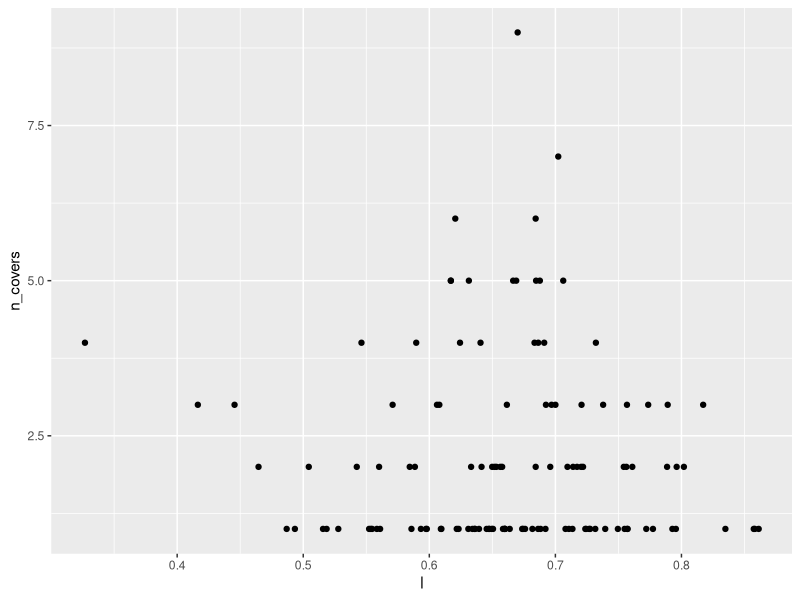
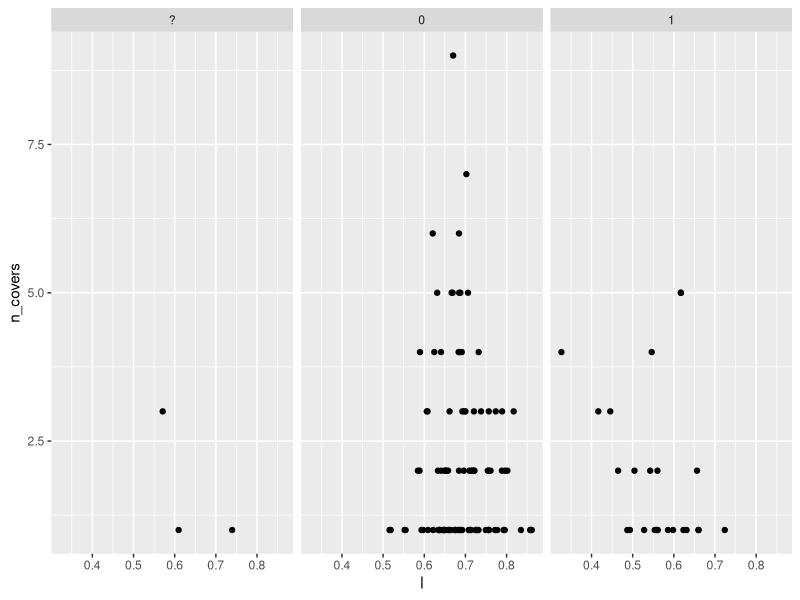

Reproduce these figures in R, in order. (Note: this script raises an error after producing the figures.)
## ---- chunk 1
knitr::opts_chunk$set(echo = TRUE)
## ---- chunk 2
library(here)
library(tidyverse)
library(lubridate)
## ---- chunk 3
faces <- read.csv("../src/assets/data/faces.csv", header = TRUE, stringsAsFactors = FALSE)
models <- read.csv("../src/assets/data/models.csv", header = TRUE, stringsAsFactors = FALSE)
## ---- chunk 4
ggplot(models, aes(x = l, y = n_covers)) + geom_point()
## ---- chunk 5
ggplot(models, aes(x = l, y = n_covers)) + geom_point() + facet_wrap(~woc)
## ---- chunk 6
models %>% 
  group_by(woc) %>% 
  summarise(mean = mean(n_covers))
## ---- chunk 7
models %>% 
  group_by(woc) %>% 
  mutate(total = n()) %>% 
  mutate(mult = ifelse(n_covers > 1, "y", "n")) %>% 
  group_by(woc, mult) %>% 
  summarise(per = n() )
## ---- chunk 8
models %>% 
  filter(n_covers > 1) %>% 
  group_by(woc) %>% 
  summarise(mean = mean(n_covers))
## ---- chunk 9
faces %>% 
  mutate(date = mdy(date)) %>% 
  group_by(model) %>% 
  arrange(date) %>% 
  mutate(count = n()) 
## ---- chunk 10
coverfiles <- faces %>% 
  mutate(faceFile = file_name) %>% 
  separate(file_name, c("string", "ext"), "\\.") %>% 
  mutate(newString = stringr::str_sub(string, end = -3)) %>% 
  mutate(coverFile = paste0(newString, ".", ext)) %>% 
  select(-c("string", "ext", "newString")) %>% 
  rename(file_name = faceFile)

write.csv(coverfiles, "../src/assets/data/faces.csv", row.names = FALSE)
## ---- chunk 11
models %>% filter(n_covers > 1)
